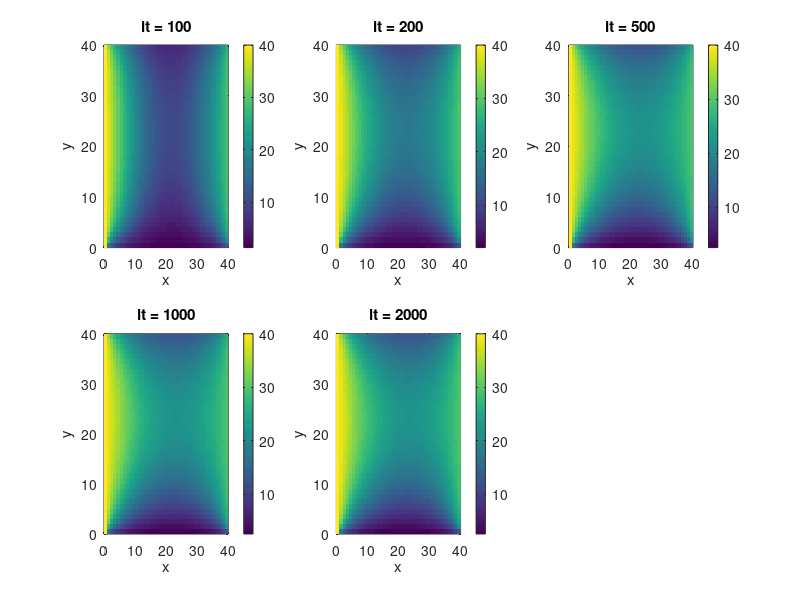
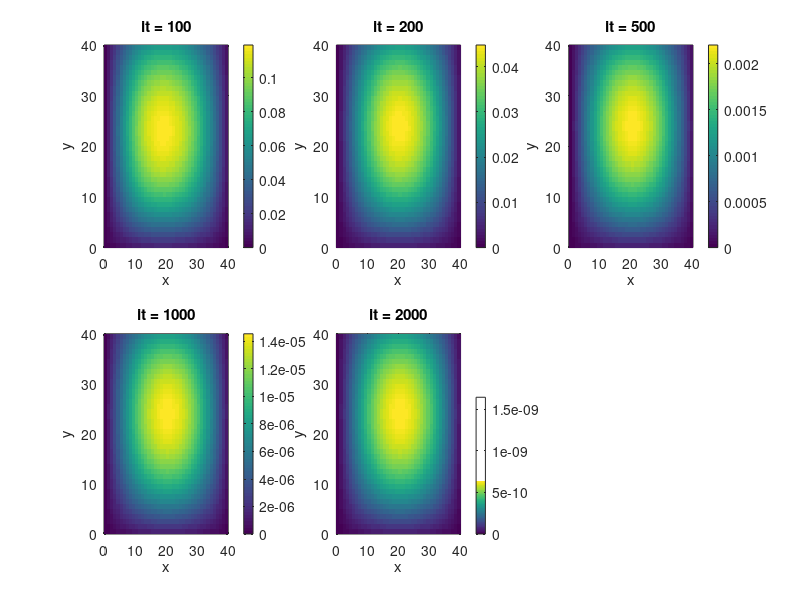

These charts were generated, in order, by the following MATLAB code:
clc; clear; close all;

nx = 40;
ny = 40;
N = (nx+1)*(ny+1);

% ____________ dt = 1 _____________

figure;
h = 2; w = 3; i = 1;

subplot(h, w, i);
fileID = fopen('7_100.txt','r');
A = fscanf(fileID,'%f');
fclose(fileID);
A = reshape(A,sqrt(N),[])';
s = pcolor(0:40,0:40,A);
set(s, 'EdgeColor', 'none');
colorbar;
xlabel('x');
ylabel('y');
title("it = 100");
i = i + 1;

subplot(h, w, i);
fileID = fopen('7_200.txt','r');
A = fscanf(fileID,'%f');
fclose(fileID);
A = reshape(A,sqrt(N),[])';
s = pcolor(0:40,0:40,A);
set(s, 'EdgeColor', 'none');
colorbar;
xlabel('x');
ylabel('y');
title("it = 200");
i = i + 1;

subplot(h, w, i);
fileID = fopen('7_500.txt','r');
A = fscanf(fileID,'%f');
fclose(fileID);
A = reshape(A,sqrt(N),[])';
s = pcolor(0:40,0:40,A);
set(s, 'EdgeColor', 'none');
colorbar;
xlabel('x');
ylabel('y');
title("it = 500");
i = i + 1;


subplot(h, w, i);
fileID = fopen('7_1000.txt','r');
A = fscanf(fileID,'%f');
fclose(fileID);
A = reshape(A,sqrt(N),[])';
s = pcolor(0:40,0:40,A);
set(s, 'EdgeColor', 'none');
colorbar;
xlabel('x');
ylabel('y');
title("it = 1000");
i = i + 1;

subplot(h, w, i);
fileID = fopen('7_2000.txt','r');
A = fscanf(fileID,'%f');
fclose(fileID);
A = reshape(A,sqrt(N),[])';
s = pcolor(0:40,0:40,A);
set(s, 'EdgeColor', 'none');
colorbar;
xlabel('x');
ylabel('y');
title("it = 2000");
i = i + 1;


% ____________ dt = 0 _____________

figure;
h = 2; w = 3; i = 1;

subplot(h, w, i);
fileID = fopen('8_100.txt','r');
A = fscanf(fileID,'%f');
fclose(fileID);
A = reshape(A,sqrt(N),[])';
s = pcolor(0:40,0:40,A);
set(s, 'EdgeColor', 'none');
colorbar;
xlabel('x');
ylabel('y');
title("it = 100");
i = i + 1;

subplot(h, w, i);
fileID = fopen('8_200.txt','r');
A = fscanf(fileID,'%f');
fclose(fileID);
A = reshape(A,sqrt(N),[])';
s = pcolor(0:40,0:40,A);
set(s, 'EdgeColor', 'none');
colorbar;
xlabel('x');
ylabel('y');
title("it = 200");
i = i + 1;

subplot(h, w, i);
fileID = fopen('8_500.txt','r');
A = fscanf(fileID,'%f');
fclose(fileID);
A = reshape(A,sqrt(N),[])';
s = pcolor(0:40,0:40,A);
set(s, 'EdgeColor', 'none');

colorbar;
xlabel('x');
ylabel('y');
title("it = 500");
i = i + 1;


subplot(h, w, i);
fileID = fopen('8_1000.txt','r');
A = fscanf(fileID,'%f');
fclose(fileID);
A = reshape(A,sqrt(N),[])';
s = pcolor(0:40,0:40,A);
set(s, 'EdgeColor', 'none');
colorbar;
xlabel('x');
ylabel('y');
title("it = 1000");
i = i + 1;

subplot(h, w, i);
fileID = fopen('8_2000.txt','r');
A = fscanf(fileID,'%f');
fclose(fileID);
A = reshape(A,sqrt(N),[])';
s = pcolor(0:40,0:40,A);
set(s, 'EdgeColor', 'none');
colorbar;
xlabel('x');
ylabel('y');
title("it = 2000");
i = i + 1;

